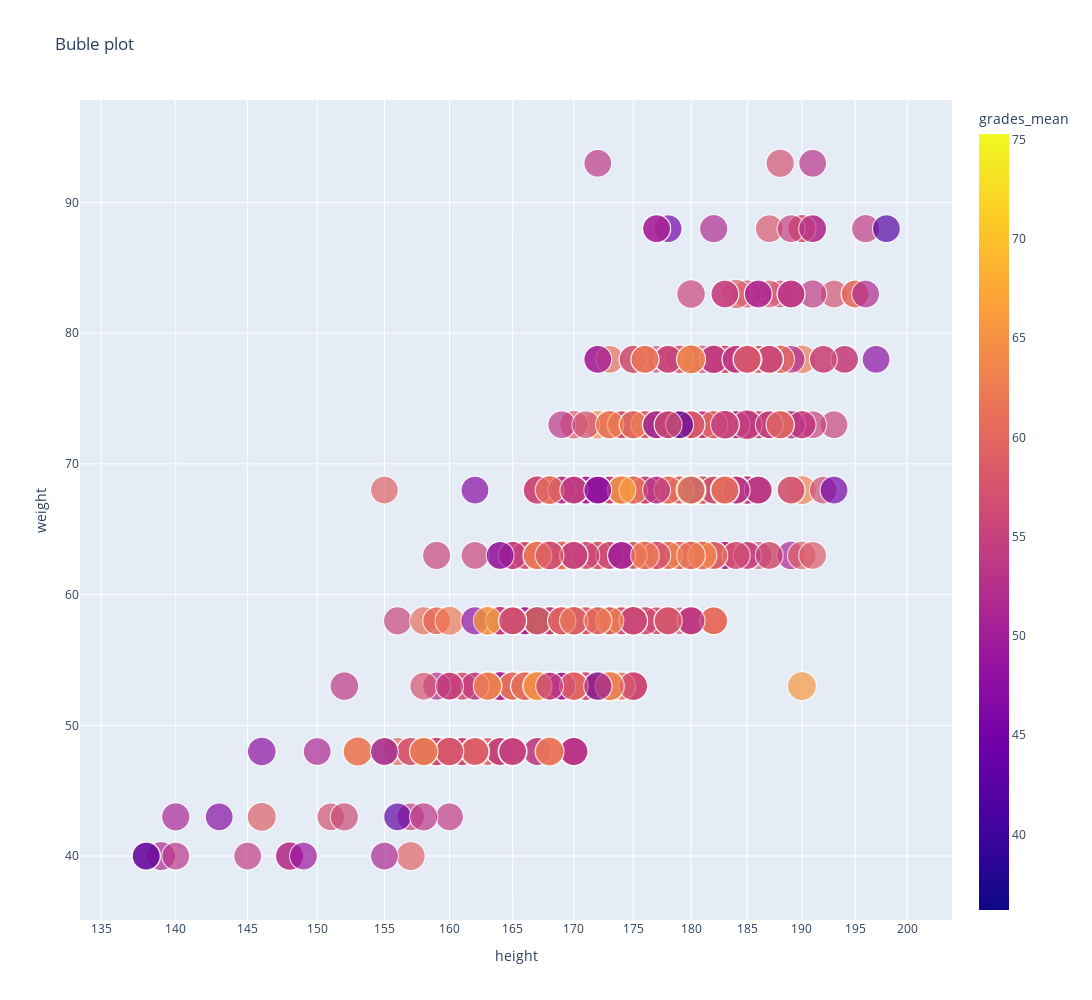

This figure's notebook cell:
### Markdown cell above
As we can see there is no particular morphology. However, is there a correlation with the BMI ?

### Code cell
fig = px.scatter(climber_df[climber_df["grades_max"]>65], x="height", y="weight",
	         size="grades_max", color="grades_mean",log_x=True, size_max=30,title="Buble plot",width=1600, height=1000)

fig.show()

### Figure 1 — Plotly figure (JSON) as saved in the notebook; plotly's stock layout.template omitted (floating-point values rounded to 4 significant figures; data arrays with more than 128 entries replaced by an {"elided": "..."} marker saying what was removed)
{"data": [{"hovertemplate": "height=%{x}<br>weight=%{y}<br>grades_max=%{marker.size}<br>grades_mean=%{marker.color}<extra></extra>", "legendgroup": "", "marker": {"color": {"elided": "1295 float values"}, "coloraxis": "coloraxis", "size": {"elided": "1295 int values"}, "sizemode": "area", "sizeref": 0.08556, "symbol": "circle"}, "mode": "markers", "name": "", "showlegend": false, "type": "scattergl", "x": {"elided": "1295 int values"}, "xaxis": "x", "y": {"elided": "1295 int values"}, "yaxis": "y"}], "layout": {"coloraxis": {"colorbar": {"title": {"text": "grades_mean"}}, "colorscale": [[0, "#0d0887"], [0.1111, "#46039f"], [0.2222, "#7201a8"], [0.3333, "#9c179e"], [0.4444, "#bd3786"], [0.5556, "#d8576b"], [0.6667, "#ed7953"], [0.7778, "#fb9f3a"], [0.8889, "#fdca26"], [1, "#f0f921"]]}, "height": 1000, "legend": {"itemsizing": "constant", "tracegroupgap": 0}, "title": {"text": "Buble plot"}, "width": 1600, "xaxis": {"anchor": "y", "domain": [0, 1], "title": {"text": "height"}, "type": "log"}, "yaxis": {"anchor": "x", "domain": [0, 1], "title": {"text": "weight"}}}}
